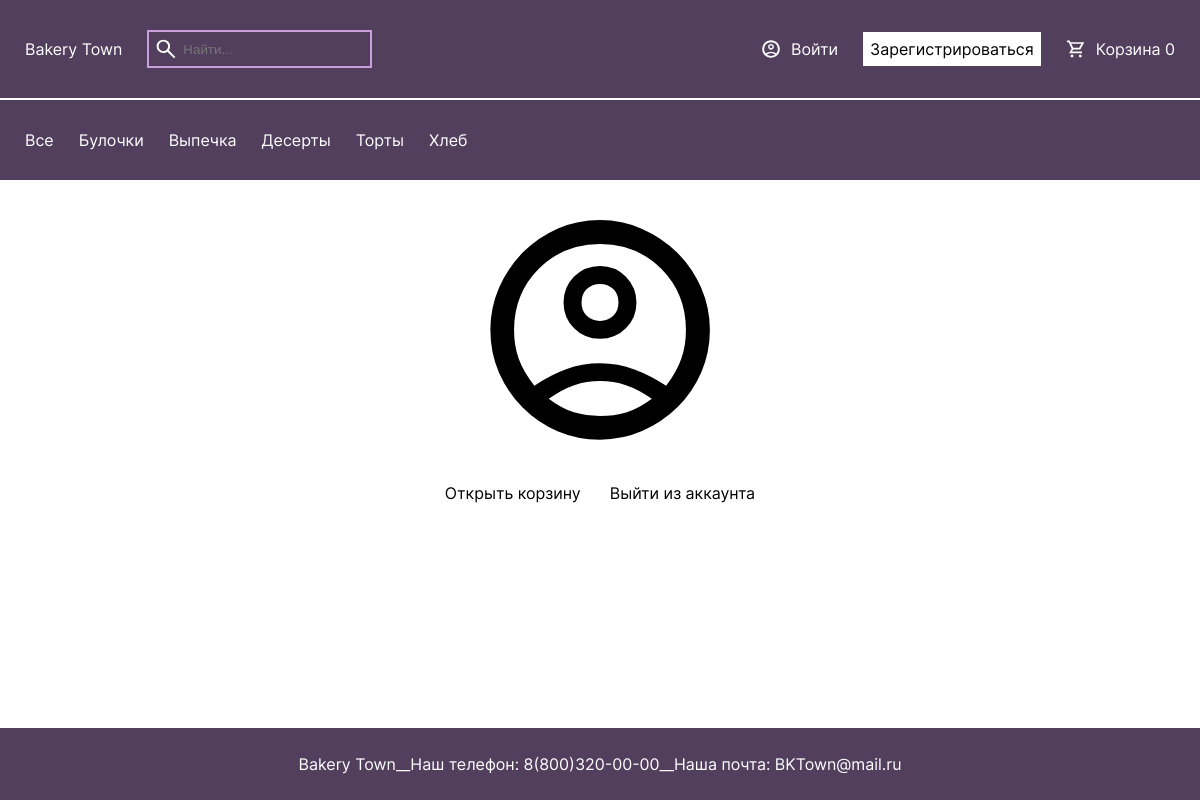
/accounts/profile/, run on the app's committed database.
### shop/models.py (models this page shows)
class Category(models.Model):
    name = models.CharField(max_length=255, help_text='Введите название категории')
    slug = models.SlugField(max_length=200, db_index=True, unique=True, help_text='Сокращение для ссылки')
    class Meta:
        ordering = ('name',)
        verbose_name = 'Категория'
        verbose_name_plural = 'Категории'
    def __str__(self):
        return self.name
    def get_absolute_url(self):
        return reverse('products_list_by_category', args=[self.slug])

### shop/views.py (the view)
# urls.py: path('accounts/profile/', profile, name='profile'),
def profile(request):
    return render(request, 'registration/profile.html')

### shop/cart.py (called while the page is built)
    def __len__(self):
        return sum(item['quantity'] for item in self.cart.values())

### shop/context_processors.py (called while the page is built)
def extras(request):
    return {"categories": Category.objects.all(),
            "cart": Cart(request)}

### shop/templates/registration/profile.html (shortened to what this page needs)
{% extends 'base.html' %}
{% load static %}
{% block css_styles %}
    <link rel="stylesheet" type="text/css" href="{% static 'css/profile.css' %}">
{% endblock %}
{% block content %}
    <div class="container">
        <div class="user-avatar">
            <img class="user-avatar-image" src="{% static 'images/user_circle_black.svg' %}" alt="">
        </div>
        <div class="user-actions">
            <a class="product-button" href="{% url 'cart_detail' %}">Открыть корзину</a>
            <a class="product-button" href="{% url 'logout' %}">Выйти из аккаунта</a>
        </div>
    </div>
{% endblock %}

### shop/templates/base.html (shortened to what this page needs)
<!DOCTYPE html>
<html lang="ru">
<head>
    {% load static %}
    <link rel="stylesheet" type="text/css" href="{% static 'css/base.css' %}">
    {% block css_styles %} {% endblock %}
</head>
<body>
<header>
    <div class="header__top">
        <div class="header__top__left">
            <a class="heart-svgrepo-com" href="{% url 'home' %}">Bakery Town</a>
            <form class="search" action="{% url 'search' %}" method="get">
                <img height="24" style="padding-block: 5px" src="{% static 'images/search.svg' %}" alt="">
                <input type="search" name="query" required minlength="3" placeholder="Найти...">
            </form>
        </div>
        <div class="header__top__right">
            {% if user.is_authenticated %}
                <a href="{% url 'profile' %}" class="header-user">{{ user.username }}</a>
            {% else %}
                <a href="{% url 'login' %}" class="header-user">Войти</a>
                <a href="{% url 'register' %}" class="product-button">Зарегистрироваться</a>
            {% endif %}
            <a href="{% url 'cart_detail' %}" class="header-cart">Корзина {{ cart|length }}</a>
        </div>
    </div>
    <div class="header__bottom">
        <a href="{% url 'products_list' %}" class="header_bottom-category">Все</a>
        {% for c in categories %}
            <a href="{{ c.get_absolute_url }}" class="header_bottom-category">{{ c }}</a>
        {% endfor %}
    </div>
</header>
<div class="content">
    {% block content %}
    {% endblock %}
</div>
<footer>
    <p>Bakery Town</p>
    <p>__Наш телефон: 8(800)320-00-00</p>
    <p>__Наша почта: BKTown@mail.ru</p>
</footer>
</body>
</html>

### shop/static/css/base.css (style rules this page uses)
body { margin: 0; background: #ffffff; color: #000000; font-family: 'Inter', serif; font-size: 16px; min-height: 100vh; display: flex; flex-direction: column; }
header { width: 100%; height: 180px; background: #523f5e; color: #ffffff; text-decoration: none; }
header a { color: white; text-decoration: none; }
.header__top, .header__bottom { padding-inline: 25px; padding-block: 30px; display: flex; justify-content: start; align-items: center; gap: 25px; }
.header__top { justify-content: space-between; }
.header__top__left, .header__top__right { display: flex; gap: 25px; align-items: center; justify-content: center; }
.header__top { border-bottom: 2px solid white; }
.search { background: transparent; border: 2px solid #c9a0dc; display: flex; justify-content: center; align-items: center; padding-inline: 5px; }
.search input { background: transparent; color: white; border: 0; padding: 5px; }
.header-user, .header-cart { padding-left: 30px; background-position: left center; background-size: 20px 20px; background-repeat: no-repeat; text-decoration: none; }
.header-user { background-image: url("../images/user_circle.svg"); }
.header-cart { background-image: url("../images/shop_cart.svg"); }
.content { height: 100%; display: flex; flex-direction: column; justify-content: center; align-items: start; padding: 25px; }
.product-button { background: #ffffff; color: black; border: 2px solid #ffffff; padding: 5px; text-decoration: none; }
input { background: #ffffff; color: black; border: 2px solid #ffffff; padding: 5px; text-decoration: none; }
footer { background: #523f5e; color: white; padding-inline: 25px; padding-block: 10px; margin-top: auto; display: flex; align-items: center; justify-content: center; }

### shop/static/css/profile.css (style rules this page uses)
.container { display: flex; justify-content: center; align-items: center; flex-direction: column; width: 100%; }
.user-avatar { display: flex; justify-content: center; align-items: center; flex-direction: column; }
.user-avatar-image { width: 250px; height: 250px; }
.user-actions { display: flex; justify-content: center; align-items: center; gap: 15px; }

### data on the page
Category: name "Булочки"
Category: name "Выпечка"
Category: name "Десерты"
Category: name "Торты"
Category: name "Хлеб"

### other printed values
{{ cart|length }} "0"
